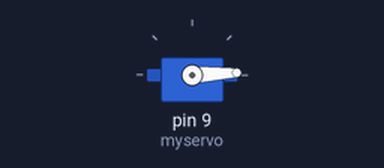
Bench run of a sketch on a simulated Arduino Uno, built with avr-gcc and run on an emulated ATmega328P. On the bench: servo.

Above: at 0.05 s.
At 0.7 s:
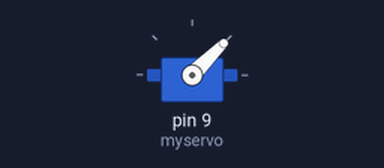
At 1.35 s:
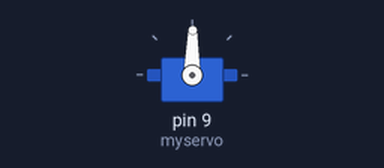
At 2.7 s:
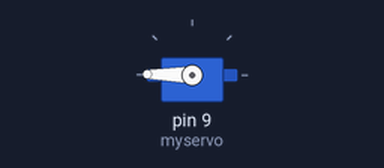
Timing chart, 0 to 6.2 s (numbered marks = the images above):
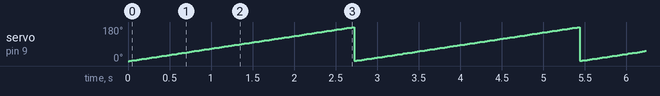

Measured:
- by itself, servo on pin 9 (myservo): ramps from 1° to 179° and jumps back, once every 2.7 s

The sketch:

stretching_rubber_band.ino
```cpp
#include <Servo.h>

Servo myservo;  // create servo object to control a servo

int potpin = 0;  // analog pin used to connect the potentiometer
int pos = 0;

void setup() {
  myservo.attach(9);  // attaches the servo on pin 9 to the servo object
}

void loop() {
  for(pos = 0; pos < 180; pos +=1)
  {
    myservo.write(pos);                  // sets the servo position according to the scaled value
    delay(15);
  }
}
```
